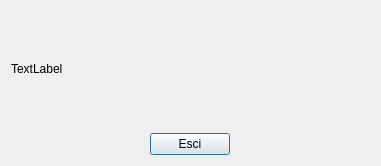
<?xml version="1.0" encoding="UTF-8"?>
<ui version="4.0">
 <class>dialogErrori</class>
 <widget class="QDialog" name="dialogErrori">
  <property name="geometry">
   <rect>
    <x>0</x>
    <y>0</y>
    <width>381</width>
    <height>166</height>
   </rect>
  </property>
  <property name="windowTitle">
   <string>Dialog</string>
  </property>
  <layout class="QGridLayout" name="gridLayout">
   <item row="0" column="0" colspan="3">
    <layout class="QHBoxLayout" name="horizontalLayout">
     <item>
      <widget class="QLabel" name="la_text">
       <property name="text">
        <string>TextLabel</string>
       </property>
      </widget>
     </item>
    </layout>
   </item>
   <item row="1" column="0">
    <spacer name="horizontalSpacer_2">
     <property name="orientation">
      <enum>Qt::Horizontal</enum>
     </property>
     <property name="sizeHint" stdset="0">
      <size>
       <width>135</width>
       <height>20</height>
      </size>
     </property>
    </spacer>
   </item>
   <item row="1" column="1">
    <widget class="QPushButton" name="b_esci">
     <property name="text">
      <string>Esci</string>
     </property>
    </widget>
   </item>
   <item row="1" column="2">
    <spacer name="horizontalSpacer">
     <property name="orientation">
      <enum>Qt::Horizontal</enum>
     </property>
     <property name="sizeHint" stdset="0">
      <size>
       <width>135</width>
       <height>20</height>
      </size>
     </property>
    </spacer>
   </item>
  </layout>
 </widget>
 <resources/>
 <connections/>
</ui>
